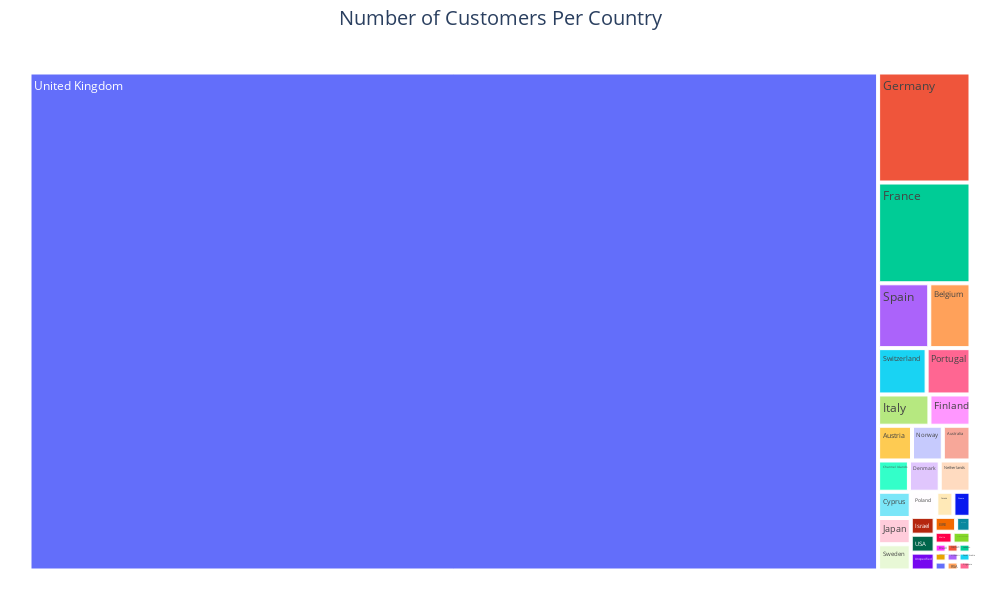

Source (notebook cell):
### Code cell
# PLOTLY TREEMAP
fig = px.treemap(df.groupby('Country')[["CustomerID"]].nunique().sort_values(by="CustomerID", ascending=False),
                 path=[df.groupby('Country')[["CustomerID"]].nunique().sort_values(by="CustomerID", ascending=False).index], 
                 values='CustomerID', 
                 width=1000, 
                 height=600)
fig.update_layout(title_text='Number of Customers Per Country',
                  title_x = 0.5, title_font = dict(size=20)
)
fig.update_layout(margin = dict(t=50, l=25, r=25, b=25))
fig.show()

### Figure 1 — Plotly figure (JSON) as saved in the notebook; plotly's stock layout.template omitted (floating-point values rounded to 4 significant figures)
{"data": [{"branchvalues": "total", "domain": {"x": [0, 1], "y": [0, 1]}, "hovertemplate": "labels=%{label}<br>CustomerID=%{value}<br>parent=%{parent}<br>id=%{id}<extra></extra>", "ids": ["Australia", "Austria", "Bahrain", "Belgium", "Brazil", "Canada", "Channel Islands", "Cyprus", "Czech Republic", "Denmark", "EIRE", "European Community", "Finland", "France", "Germany", "Greece", "Iceland", "Israel", "Italy", "Japan", "Lebanon", "Lithuania", "Malta", "Netherlands", "Norway", "Poland", "Portugal", "RSA", "Saudi Arabia", "Singapore", "Spain", "Sweden", "Switzerland", "USA", "United Arab Emirates", "United Kingdom", "Unspecified"], "labels": ["Australia", "Austria", "Bahrain", "Belgium", "Brazil", "Canada", "Channel Islands", "Cyprus", "Czech Republic", "Denmark", "EIRE", "European Community", "Finland", "France", "Germany", "Greece", "Iceland", "Israel", "Italy", "Japan", "Lebanon", "Lithuania", "Malta", "Netherlands", "Norway", "Poland", "Portugal", "RSA", "Saudi Arabia", "Singapore", "Spain", "Sweden", "Switzerland", "USA", "United Arab Emirates", "United Kingdom", "Unspecified"], "name": "", "parents": ["", "", "", "", "", "", "", "", "", "", "", "", "", "", "", "", "", "", "", "", "", "", "", "", "", "", "", "", "", "", "", "", "", "", "", "", ""], "type": "treemap", "values": [9, 11, 2, 25, 1, 4, 9, 8, 1, 9, 3, 1, 12, 87, 95, 4, 1, 4, 15, 8, 1, 1, 2, 9, 10, 6, 19, 1, 1, 1, 31, 8, 21, 4, 2, 3950, 4]}], "layout": {"height": 600, "legend": {"tracegroupgap": 0}, "margin": {"b": 25, "l": 25, "r": 25, "t": 50}, "title": {"font": {"size": 20}, "text": "Number of Customers Per Country", "x": 0.5}, "width": 1000}}
